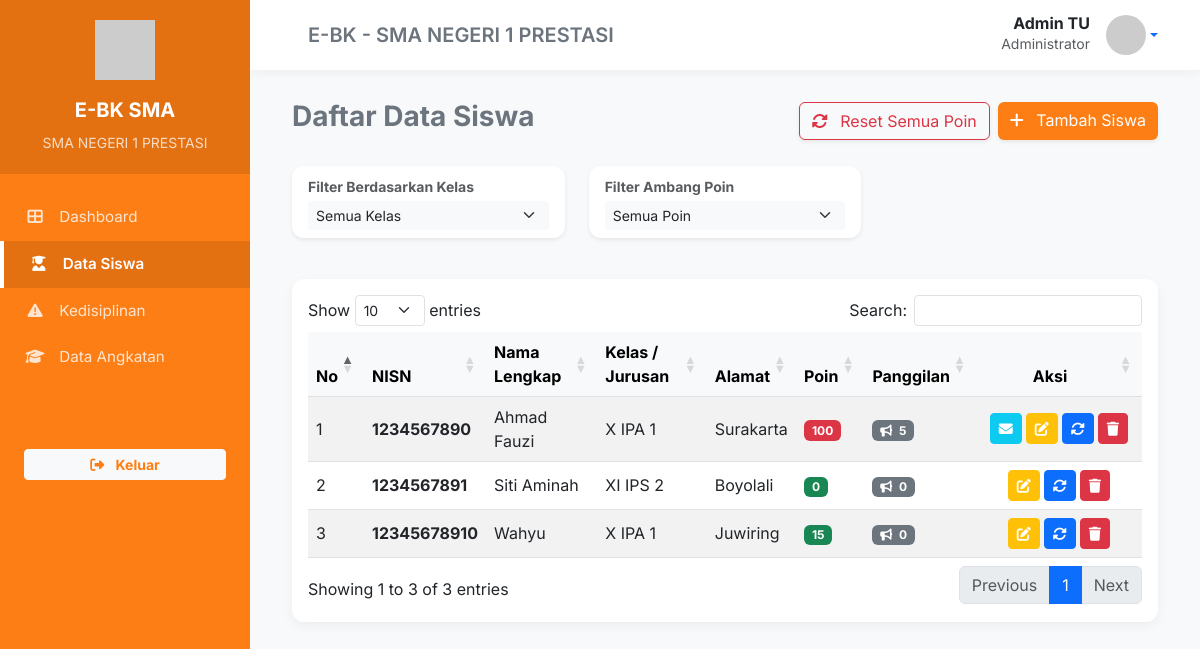
/index.php/siswa, run on the app's committed database.
### tables this page shows
CREATE TABLE `siswa` (
  `id` int NOT NULL,
  `nisn` varchar(20) NOT NULL,
  `nama` varchar(100) NOT NULL,
  `kelas` varchar(20) NOT NULL,
  `jenis_kelamin` enum('Laki-laki','Perempuan') NOT NULL,
  `alamat` text,
  `total_poin` int DEFAULT '0',
  `foto` varchar(255) DEFAULT 'default.png',
  `created_at` timestamp NULL DEFAULT CURRENT_TIMESTAMP,
  `jumlah_panggilan` int DEFAULT '0',
  `angkatan` varchar(4) DEFAULT '2024'
);

### application/controllers/Siswa.php (called while the page is built, shortened)
<?php
class Siswa extends CI_Controller {
    public function __construct() {
        $this->load->model('M_Siswa');
    }
    public function index() {
        $role = $this->session->userdata('role');
        $user_id = $this->session->userdata('user_id');
        if($role == 'walikelas') {
            $ampu = $this->db->get_where('kelas', ['walikelas_id' => $user_id])->row();
            $kelas_diampu = $ampu ? $ampu->nama_kelas : '---TIDAK ADA KELAS---';
            $data['semua_siswa'] = $this->db->get_where('siswa', ['kelas' => $kelas_diampu])->result();
            $data['semua_kelas'] = $this->db->select('kelas')->distinct()->where('kelas', $kelas_diampu)->get('siswa')->result();
        } else {
            $data['semua_siswa'] = $this->db->get('siswa')->result();
            $data['semua_kelas'] = $this->db->select('kelas')->distinct()->get('siswa')->result();
        }
        $data['judul'] = 'Daftar Data Siswa';
        $this->load->view('templates/header', $data);
        $this->load->view('templates/sidebar', $data);
        $this->load->view('templates/topbar', $data);
        $this->load->view('siswa/indeks', $data);
        $this->load->view('templates/footer', $data);
    }
}

### index.php (called while the page is built, shortened)
<?php
require_once BASEPATH.'core/CodeIgniter.php';

### application/views/siswa/indeks.php (the view, shortened to what this page needs)
<div class="container-fluid">
    <div class="row mb-4">
        <div class="col-12 d-flex justify-content-between align-items-center">
            <h3 class="fw-bold text-secondary">Daftar Data Siswa</h3>
            <div class="d-flex gap-2">
                <?php if($this->session->userdata('role') != 'walikelas'): ?>
                    <a href="<?= base_url('siswa/reset_semua'); ?>" class="btn btn-outline-danger btn-reset-semua shadow-sm">
                        <i class="fas fa-sync-alt me-2"></i> Reset Semua Poin
                    </a>
                    <a href="<?= base_url('siswa/tambah'); ?>" class="btn btn-utama shadow-sm">
                        <i class="fas fa-plus me-2"></i> Tambah Siswa
                    </a>
                <?php endif; ?>
            </div>
        </div>
    </div>
    <div class="row mb-3">
        <div class="col-md-4">
            <div class="card border-0 shadow-sm">
                <div class="card-body py-2">
                    <label class="form-label small fw-bold text-muted mb-1">Filter Berdasarkan Kelas</label>
                    <select id="filter-kelas" class="form-select form-select-sm border-0 bg-light">
                        <option value="">Semua Kelas</option>
                    </select>
                </div>
            </div>
        </div>
        <div class="col-md-4">
            <div class="card border-0 shadow-sm">
                <div class="card-body py-2">
                    <label class="form-label small fw-bold text-muted mb-1">Filter Ambang Poin</label>
                    <select id="filter-poin" class="form-select form-select-sm border-0 bg-light">
                        <option value="0">Semua Poin</option>
                    </select>
                </div>
            </div>
        </div>
    </div>
    <div class="card border-0">
        <div class="card-body">
            <div class="table-responsive">
                <table class="table table-striped table-hover align-middle" id="tabel-data">
                    <thead class="table-light">
                        <tr>
                            <th>No</th>
                            <th>NISN</th>
                            <th>Nama Lengkap</th>
                            <th>Kelas / Jurusan</th>
                            <th>Alamat</th>
                            <th>Poin</th>
                            <th>Panggilan</th>
                            <th class="text-center">Aksi</th>
                        </tr>
                    </thead>
                    <tbody>
                        <?php $no = 1; foreach($semua_siswa as $s): ?>
                        <tr>
                            <td><?= $no++; ?></td>
                            <td class="fw-bold text-oranye"><?= $s->nisn; ?></td>
                            <td><?= $s->nama; ?></td>
                            <td><?= $s->kelas; ?></td>
                            <td><?= $s->alamat; ?></td>
                            <td>
                                <span class="badge bg-<?= $s->total_poin > 50 ? 'danger' : ($s->total_poin > 20 ? 'warning' : 'success') ?>">
                                    <?= $s->total_poin; ?>
                                </span>
                            </td>
                            <td>
                                <span class="badge bg-secondary">
                                    <i class="fas fa-bullhorn me-1"></i> <?= $s->jumlah_panggilan; ?>
                                </span>
                            </td>
                            <td class="text-center" style="white-space: nowrap; width: 150px;">
                                <div class="d-flex justify-content-center gap-1">
                                    <?php if($s->total_poin >= 50 && $this->session->userdata('role') != 'admin'): ?>
                                        <a href="<?= base_url('pelanggaran/cetak_surat_siswa/'.$s->id); ?>" target="_blank" class="btn btn-sm btn-info text-white" title="Cetak Surat Akumulasi">
                                            <i class="fas fa-envelope"></i>
                                        </a>
                                    <?php endif; ?>
                                    <?php if($this->session->userdata('role') != 'walikelas'): ?>
                                        <a href="<?= base_url('siswa/edit/'.$s->id); ?>" class="btn btn-sm btn-warning text-white" title="Edit Data">
                                            <i class="fas fa-edit"></i>
                                        </a>
                                        <a href="<?= base_url('siswa/reset_poin/'.$s->id); ?>" class="btn btn-sm btn-primary btn-reset-poin" title="Reset Poin">
                                            <i class="fas fa-sync-alt"></i>
                                        </a>
                                        <a href="<?= base_url('siswa/hapus/'.$s->id); ?>" class="btn btn-sm btn-danger btn-konfirmasi" data-pesan="Seluruh data siswa dan riwayat pelanggarannya akan terhapus secara permanen." title="Hapus Data Siswa">
                                            <i class="fas fa-trash"></i>
                                        </a>
                                    <?php endif; ?>
                                </div>
                            </td>
                        </tr>
                        <?php endforeach; ?>
                    </tbody>
                </table>
            </div>
        </div>
    </div>
</div>

### application/views/templates/header.php (style rules this page uses)
:root { --warna-utama: #fd7e14; --warna-gelap: #343a40; --warna-terang: #f8f9fa; }
body { font-family: 'Inter', sans-serif; background-color: var(--warna-terang); overflow-x: hidden; }
.card { border: none; border-radius: 12px; box-shadow: 0 4px 12px rgba(0,0,0,0.05); margin-bottom: 25px; }
.btn-utama { background-color: var(--warna-utama); color: white; border: none; }
.text-oranye { color: var(--warna-utama); }

### data on the page
siswa: nisn "1234567890", nama "Ahmad Fauzi", kelas "X IPA 1", alamat "Surakarta", total_poin "100", jumlah_panggilan "5"
siswa: nisn "1234567891", nama "Siti Aminah", kelas "XI IPS 2", alamat "Boyolali", total_poin "0", jumlah_panggilan "0"
siswa: nisn "12345678910", nama "Wahyu", kelas "X IPA 1", alamat "Juwiring", total_poin "15", jumlah_panggilan "0"

### other printed values
$this->session->userdata('nama_lengkap') "Admin TU"
$this->session->userdata('role') "Administrator"
